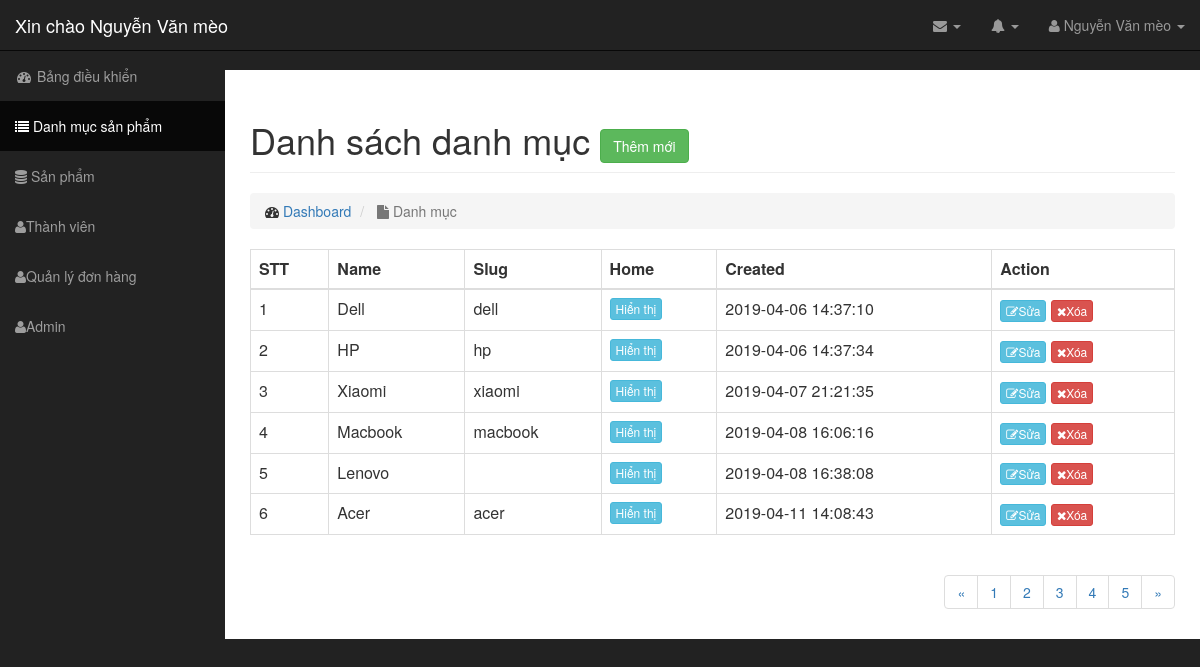
The page /FshareShop/admin/modules/category/index.php (signed in) on the database its author committed.
### tables this page shows
CREATE TABLE `category`  (
  `id` int(11) NOT NULL AUTO_INCREMENT,
  `name` varchar(100) DEFAULT NULL,
  `slug` varchar(100) DEFAULT NULL,
  `images` varchar(100) DEFAULT NULL,
  `banner` varchar(100) DEFAULT NULL,
  `home` tinyint(4) DEFAULT 0,
  `status` tinyint(4) DEFAULT 1,
  `created_at` timestamp(0) DEFAULT CURRENT_TIMESTAMP,
  `updated_at` timestamp(0) DEFAULT CURRENT_TIMESTAMP ON UPDATE CURRENT_TIMESTAMP(0),
  PRIMARY KEY (`id`) USING BTREE
);

### FshareShop/libraries/Database.php (called while the page is built, shortened)
<?php
    class Database
    {
        public $link;
        public function __construct()
        {
            $this->link = mysqli_connect("localhost","root","","fshareshop") or die ();
            mysqli_set_charset($this->link,"utf8");
        }
         public function fetchAll($table)
        {
            $sql = "SELECT * FROM {$table} WHERE 1" ;
            $result = mysqli_query($this->link,$sql) or die("Lỗi Truy Vấn fetchAll " .mysqli_error($this->link));
            $data = [];
            if( $result)
            {
                while ($num = mysqli_fetch_assoc($result))
                {
                    $data[] = $num;
                }
            }
            return $data;
        }
    }
?>

### FshareShop/admin/autoload/autoload.php (called while the page is built, shortened)
<?php
	require_once __DIR__. "/../../libraries/Database.php";
	$db= new Database;
?>

### FshareShop/admin/modules/category/index.php (the view, shortened to what this page needs)
<?php
    require_once __DIR__. "/../../autoload/autoload.php";
 	 $category = $db->fetchAll("category");
?>
<?php
 require_once __DIR__. "/../../layouts/header.php";
?>
 <div class="row">
    <div class="col-lg-12">
        <h1 class="page-header">
          Danh sách danh mục
		<a href="add.php" class="btn btn-success">Thêm mới</a>
         </h1>
        <ol class="breadcrumb">
           <li>
            <i class="fa fa-dashboard"></i>  <a href="index.html">Dashboard</a>
            </li>
           <li class="active">
            <i class="fa fa-file"></i> Danh mục
           </li>
        </ol>
    </div>
 </div>
<div class="row">
  <div class="col-md-12">
  	<div class="table-responsive">
    <table class="table table-bordered table-hover">
        <thead>
            <tr>
                <th>STT</th>
                <th>Name</th>
                <th>Slug</th>
                <th>Home</th>
                <th>Created</th>
                <th>Action</th>
            </tr>
        </thead>
        <tbody>
           <?php $stt=1; foreach ($category as $item): ?>
           	<tr>
                <td><?php echo $stt ?></td>
                <td><?php echo $item['name'] ?></td>
                <td><?php echo $item['slug'] ?></td>
                <td>
                  <a href="home.php?id=<?php echo $item['id'] ?>" class="btn btn-xs <?php echo $item['home'] == 1 ? 'btn-info' : 'btn-default' ?>">
                    <?php echo $item['home'] == 1 ? 'Hiển thị ' : 'Không' ?>
                    </a>
                </td>
                <td><?php echo $item['created_at'] ?></td>
                <td>
					<a class="btn btn-xs btn-info" href="edit.php?id=<?php echo $item['id'] ?>"><i class="fa fa-edit"></i>Sửa</a>
					<a class="btn btn-xs btn-danger" href="delete.php?id=<?php echo $item['id'] ?>"><i class="fa fa-times"></i>Xóa</a>
                </td>
            </tr>
           <?php $stt++; endforeach ?>
        </tbody>
    </table>
<div class="pull-right">
 <nav aria-label="Page navigation">
  <ul class="pagination">
  	<li>
  		<a href="#" aria-label="Previous" >
  			<span aria-hidden="true">&laquo;</span>
  		</a>
  	</li>
    <li><a  href="#">1</a></li>
    <li><a  href="#">2</a></li>
    <li><a  href="#">3</a></li>
    <li><a  href="#">4</a></li>
    <li><a  href="#">5</a></li>
    <li>
  		<a href="#" aria-label="Next" >
  			<span aria-hidden="true">&raquo;</span>
  		</a>
  	</li>
  </ul>
</nav>
</div>
	</div>
  </div>
</div>
<?php
require_once __DIR__. "/../../layouts/footer.php";
?>

### FshareShop/public/admin/css/sb-admin.css (style rules this page uses)
body { margin-top: 100px; background-color: #222; }
@media (min-width:768px) { body { margin-top: 50px; } }

### rows shown on the page
category: name "Dell", slug "dell", home "Hiển thị", created_at "2019-04-06 14:37:10"
category: name "HP", slug "hp", home "Hiển thị", created_at "2019-04-06 14:37:34"
category: name "Xiaomi", slug "xiaomi", home "Hiển thị", created_at "2019-04-07 21:21:35"
category: name "Macbook", slug "macbook", home "Hiển thị", created_at "2019-04-08 16:06:16"
category: name "Lenovo", home "Hiển thị", created_at "2019-04-08 16:38:08"
category: name "Acer", slug "acer", home "Hiển thị", created_at "2019-04-11 14:08:43"

### other values the page prints
$_SESSION['admin_name'] "Nguyễn Văn mèo"
